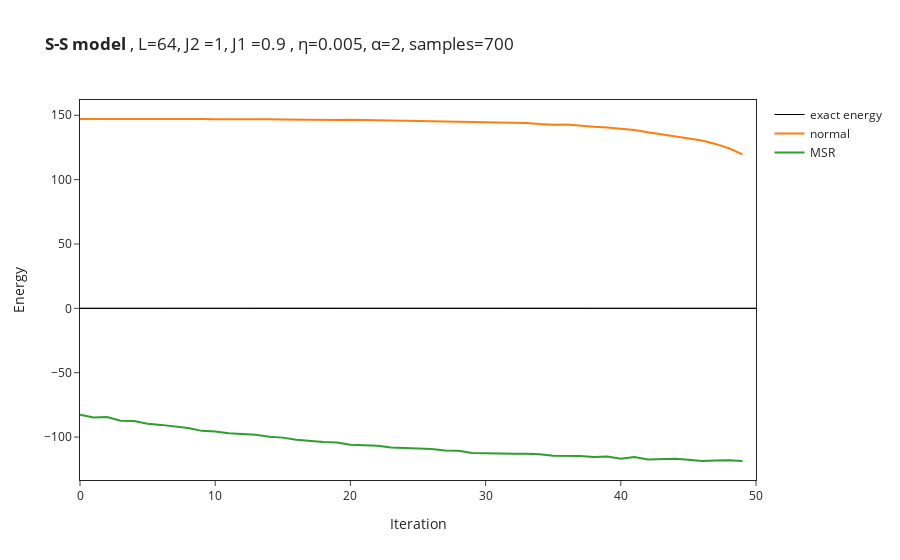

Notebook cell for this chart:
### Code cell
# import the data from log file
OUT_NAME_suffixless=OUT_NAME
data = []
names = ["normal","MSR"]
for i in range(no_of_runs):
    data.append(json.load(open(OUT_NAME_suffixless+str(i)+".log")))
if type(data[0]["Energy"]["Mean"]) == dict: #DTYPE in (np.complex128, np.complex64):#, np.float64):# and False:
    energy_convergence = [data[i]["Energy"]["Mean"]["real"] for i in range(no_of_runs)]
    # symmetry = [data[i]["symmetry"]["Mean"]["real"] for i in range(no_of_runs-run_only_2)]
else:
    energy_convergence = [data[i]["Energy"]["Mean"] for i in range(no_of_runs)]
    # symmetry = [data[i]["symmetry"]["Mean"] for i in range(no_of_runs-run_only_2)]
for i in range(no_of_runs):
    figure.add_trace(go.Scatter(
        x=data[i]["Energy"]["iters"], y=energy_convergence[i],
        name=names[i]
    ))
    # figure.add_trace(go.Scatter(
    #     x=data[i]["Energy"]["iters"], y=symmetry[i],
    #     name=names[i]+"_swap"
    # ))

figure.update_layout(xaxis_title="Iteration",yaxis_title="Energy")
figure.show()

### Figure 1 — Plotly figure (JSON) as saved in the notebook; plotly's stock layout.template omitted (floating-point values rounded to 4 significant figures)
{"data": [{"line": {"color": "#000000", "width": 1}, "mode": "lines", "name": "exact energy", "type": "scatter", "x": [0, 50], "y": [0, 0]}, {"name": "normal", "type": "scatter", "x": [0, 1, 2, 3, 4, 5, 6, 7, 8, 9, 10, 11, 12, 13, 14, 15, 16, 17, 18, 19, 20, 21, 22, 23, 24, 25, 26, 27, 28, 29, 30, 31, 32, 33, 34, 35, 36, 37, 38, 39, 40, 41, 42, 43, 44, 45, 46, 47, 48, 49], "y": [147.0, 147.1, 147.0, 147.1, 147.0, 147.1, 147.0, 147.0, 147.0, 147.0, 146.8, 147.0, 146.8, 146.8, 146.9, 146.8, 146.6, 146.5, 146.7, 146.4, 146.6, 146.4, 146.1, 145.9, 145.9, 145.9, 145.4, 145.3, 145.4, 145.1, 144.8, 144.3, 144.3, 144.0, 143.1, 142.6, 142.8, 141.7, 141.0, 140.5, 139.4, 138.5, 136.8, 135.2, 133.3, 132.0, 130.3, 127.7, 124.3, 119.6]}, {"name": "MSR", "type": "scatter", "x": [0, 1, 2, 3, 4, 5, 6, 7, 8, 9, 10, 11, 12, 13, 14, 15, 16, 17, 18, 19, 20, 21, 22, 23, 24, 25, 26, 27, 28, 29, 30, 31, 32, 33, 34, 35, 36, 37, 38, 39, 40, 41, 42, 43, 44, 45, 46, 47, 48, 49], "y": [-82.66, -84.87, -84.39, -87.32, -87.47, -89.63, -90.54, -91.55, -92.93, -95.18, -95.6, -97.05, -97.57, -98.27, -99.72, -100.4, -102.1, -103.2, -103.8, -104.2, -106.0, -106.4, -106.8, -108.1, -108.5, -109.3, -109.3, -110.4, -110.6, -112.3, -112.7, -112.7, -113.0, -113.0, -113.4, -114.6, -114.4, -114.8, -115.4, -115.1, -116.8, -115.4, -117.5, -117.1, -116.9, -117.6, -118.6, -118.3, -118.1, -118.6]}], "layout": {"shapes": [{"line": {"width": 1}, "opacity": 1, "type": "line", "x0": 0, "x1": 1, "xref": "x domain", "y0": 0, "y1": 0, "yref": "y"}], "title": {"text": "<b>S-S model </b>, L=64, J2 =1, J1 =0.9 , η=0.005, α=2, samples=700"}, "xaxis": {"mirror": true, "showline": true, "title": {"text": "Iteration"}}, "yaxis": {"mirror": true, "showline": true, "title": {"text": "Energy"}}}}
